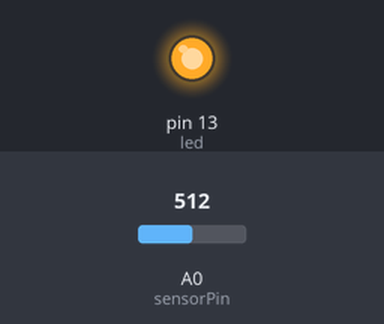
Bench run of a sketch on a simulated Arduino Uno, built with avr-gcc and run on an emulated ATmega328P. Shown: output pins drawn as LEDs (lit = HIGH). The inputs (shaded band) are chosen by the test bench; at power-on: A0 (sensorPin) = 512. What the sketch prints to the serial monitor is not drawn.

Above: at 0.1 s.
Timing chart, 0 to 1.6 s (numbered marks = the images above):
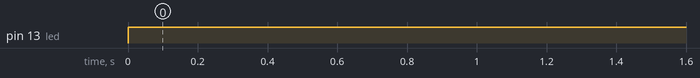

Measured:
- by itself, pin 13 (led): LOW → HIGH at 0.00 s

The sketch:

lab2_arduino.ino
```cpp
int sensorPin = A0;   // select the analog input pin for the photoresistor
int led = 13;
long t = 0;

void setup() {
  pinMode(led,OUTPUT);
  Serial.begin(9600);
}

void loop() {
  int LDR_Value=analogRead(sensorPin);
  //Serial.print("LDR_Value,voltage");
  float voltage = (LDR_Value/1024.0)*2.5;
  Serial.println( (String) "Time,LDR_Value,value: "+ (long)t + "," + (int)LDR_Value +(String)","+(float)voltage);

  digitalWrite(led,HIGH);
  delay(1000);
  t=t+1;
}
```
